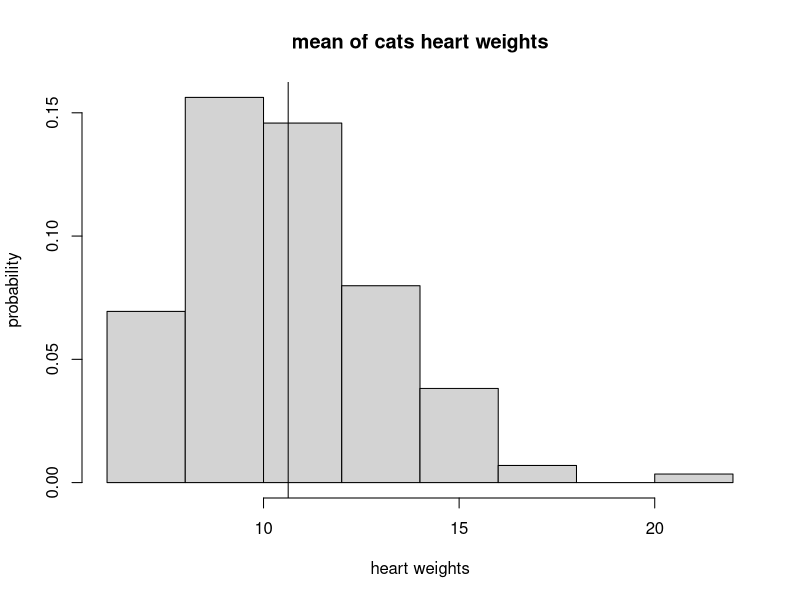
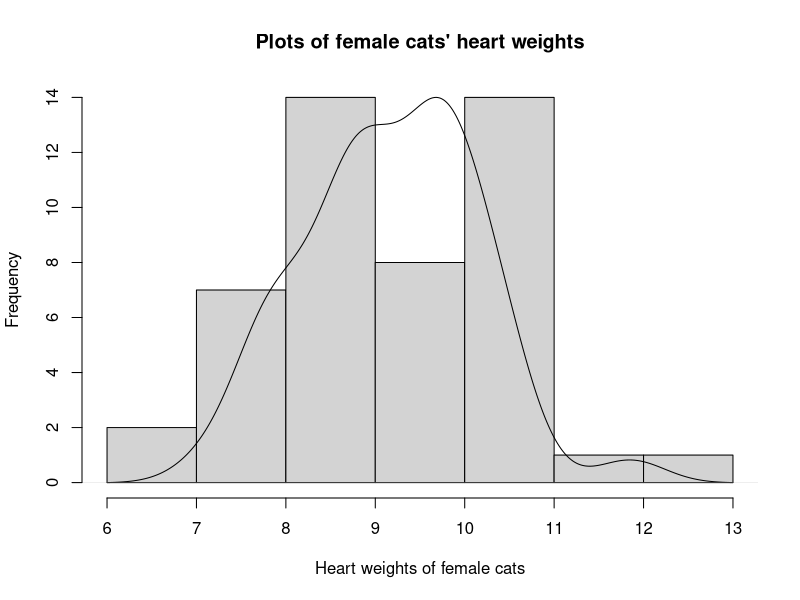

Here is the R script that generated these plots, in order:
## ---- chunk 1
library(MASS)
data(cats)
## ---- chunk 2
    hist(cats$Hwt, probability=TRUE, main = "mean of cats heart weights", xlab="heart weights", ylab="probability")
    abline(v=mean(cats$Hwt))
## ---- chunk 3
    fake.mean <- 10
    fake.var <- 8

    a <- fake.mean^2/fake.var
    s <- fake.var/fake.mean
    print(paste(a,s))
## ---- chunk 4
    cat.mean <- mean(cats$Hwt)
    cat.sd<- sd(cats$Hwt)
    cat.var <- var(cats$Hwt)

    est.a <- cat.mean^2/cat.sd^2
    est.s <- cat.sd^2/cat.mean
    print(paste(est.a, est.s))
## ---- chunk 5
    body.mean <- mean(cats$Bwt)
    body.sd<- sd(cats$Bwt)
    body.var <- var(cats$Bwt)

    body.est.a <- body.mean^2/body.sd^2
    body.est.s <- body.sd^2/body.mean
    print(paste(body.est.a, body.est.s))
## ---- chunk 6
    gamma.cat <- function(data){
      est.vec <- vector()
      
      data.mean <- mean(data)
      data.sd<- sd(data)
      data.var <- var(data)
      
      est.a <- data.mean^2/data.sd^2
      est.s <- data.sd^2/data.mean
      est.vec <- c(est.vec, est.a, est.s)
      return (est.vec)
    }
    gamma.cat(cats$Hwt)
## ---- chunk 7

    gamma.cat(cats[cats$Sex=="M","Hwt"])
    gamma.cat(cats[cats$Sex=="F","Hwt"])
    gamma.cat(cats[cats$Sex=="M","Bwt"])
    gamma.cat(cats[cats$Sex=="F","Bwt"])

    ## Femals Cats with body weights 
    gamma.cat(cats$Bwt[which(cats$Sex=='F')])
    ## Femals Cats with heart weights 
    gamma.cat(cats$Hwt[which(cats$Sex=='F')])
    ## Male Cats with body weights 
    gamma.cat(cats$Bwt[which(cats$Sex=='M')])
    ## Male Cats with heart weights 
    gamma.cat(cats$Hwt[which(cats$Sex=='M')])
## ---- chunk 8
    hist(cats[cats$Sex=="F","Hwt"],xlab = "Heart weights of female cats", main = "Plots of female cats' heart weights")

    par(new=T)
    plot(density(cats[cats$Sex=="F","Hwt"]), axes=F, ylab = "",xlab = "", main="")
